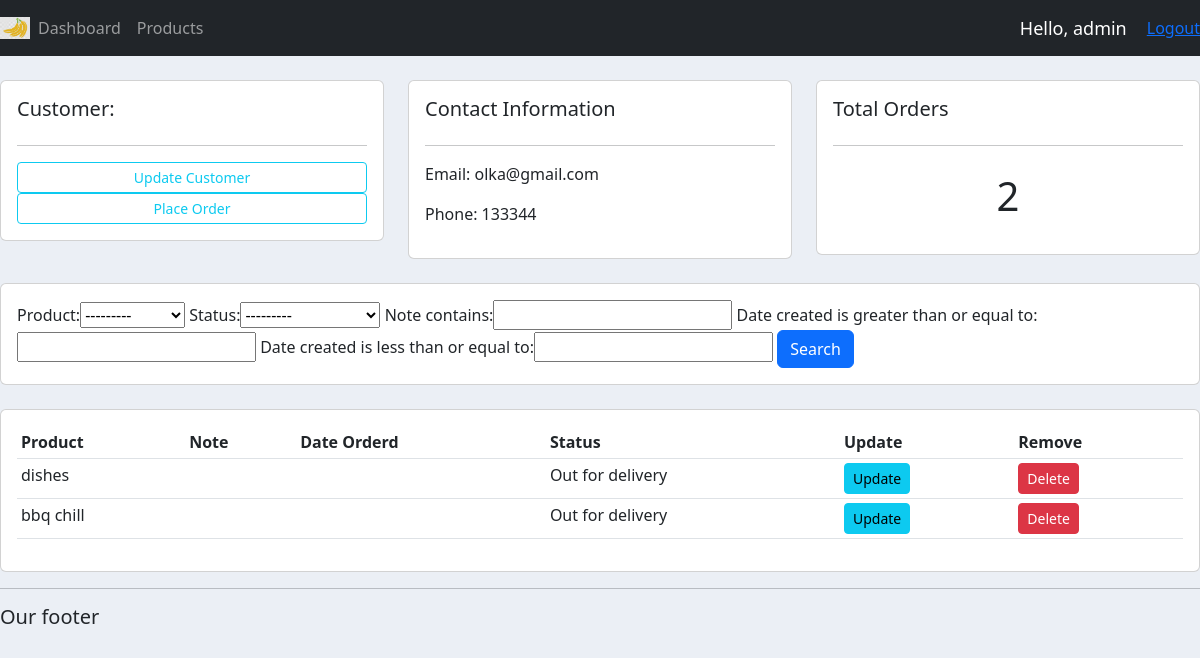
/customer/2 (signed in), run on the app's committed database.
### accounts/models.py (models this page shows, shortened)
class Customer(models.Model):
	name=models.CharField(max_length=200, null=True)
	phone=models.CharField(max_length=200,null=True)
	email=models.EmailField(max_length=200, null=True)
	date_created=models.DateTimeField(default=now)

class Order(models.Model):
	STATUS=(
		('Pending','Pending'),
		('Out for delivery', 'Out for delivery'),
		('Delivered','Delivered'),
		)
	customer=models.ForeignKey(Customer, null=True, on_delete=models.SET_NULL)
	product=models.ForeignKey(Product, null=True, on_delete=models.SET_NULL)
	date_created=models.DateTimeField(default=now, null=True)
	status=models.CharField(max_length=200, null=True, choices=STATUS)
	note=models.CharField(max_length=200, null=True)

class Product(models.Model):
	CATEGORY=(
		('Indoor','Indoor'),
		('Outdoor','Outdoor'),
		)
	name=models.CharField(max_length=200, null=True)
	price=models.FloatField(null=True)
	category=models.CharField(max_length=200, null=True, choices=CATEGORY)
	description=models.CharField(max_length=200, null=True, blank=True)
	date_created=models.DateTimeField(default=now,null=True)
	tags=models.ManyToManyField(Tag)
	def __str__(self):
		return self.name

### accounts/views.py (the view)
# urls.py: path('customer/<int:pk>', views.customer, name="customer"),
@login_required(login_url="login")
def customer(request,pk):
    customer=Customer.objects.get(id=pk)
    orders=customer.order_set.all()
    orders_count=orders.count()
    myFilter=OrderFilter(request.GET,queryset=orders)
    orders=myFilter.qs
    context={'customer':customer,'orders':orders,'orders_count':orders_count,'myFilter':myFilter}
    return render(request,'accounts/customer.html',context)

### accounts/templates/accounts/customer.html
{%  extends 'accounts/main.html' %}
{% block content %}
	<br>
<div class="row">
	<div class="col-md">
		<div class="card card-body">
			<h5>Customer:</h5>
			<hr>
			<a class="btn btn-outline-info  btn-sm btn-block" href="">Update Customer</a>
			<a class="btn btn-outline-info  btn-sm btn-block" href="{% url 'create_order' customer.id %}">Place Order</a>
		</div>
	</div>
	<div class="col-md">
		<div class="card card-body">
			<h5>Contact Information</h5>
			<hr>
			<p>Email: {{customer.email}}</p>
			<p>Phone: {{customer.phone}}</p>
		</div>
	</div>
	<div class="col-md">
		<div class="card card-body">
			<h5>Total Orders</h5>
			<hr>
			<h1 style="text-align: center;padding: 10px">{{orders.count}}</h1>
		</div>
	</div>
</div>
<br>
<div class="row">
	<div class="col">
		<div class="card card-body">
			<form method="get">
				{{myFilter.form}}
		    <button class="btn btn-primary" type="submit">Search</button>
		  </form>
		</div>
	</div>
</div>
<br>
<div class="row">
	<div class="col-md">
		<div class="card card-body">
			<table class="table table-sm">
				<tr>
					<th>Product</th>
					<th>Note</th>
					<th>Date Orderd</th>
					<th>Status</th>
					<th>Update</th>
					<th>Remove</th>
				</tr>
				    {% for order in orders %}
					<tr>
						<td>{{order.product}}</td>
						<td>{{order.product.note}}</td>
						<td>{{order.product.created}}</td>
						<td>{{order.status}}</td>
						<td><a class="btn btn-sm btn-info" href="{% url 'update_order' order.id %}">Update</a></td>
						<td><a class="btn btn-sm btn-danger" href="{% url 'delete_order' order.id %}">Delete</a></td>
				   </tr>
                  {% endfor %}
			</table>
		</div>
	</div>
</div>
{% endblock %}

### accounts/templates/accounts/navbar.html (shortened to what this page needs)
{% load static %}
<nav class="navbar navbar-expand-lg navbar-dark bg-dark">
 <img width="30px" src="{% static '/images/logo.png' %}">
  <div class="collapse navbar-collapse" id="navbarNav">
    <ul class="navbar-nav">
      {% if request.user.is_staff %}
      <li class="nav-item active">
        <a class="nav-link" href="{% url 'home' %}">Dashboard</a>
      </li>
      <li class="nav-item">
        <a class="nav-link" href="{% url 'products' %}">Products</a>
      </li>
      {% endif %}
    </ul>
  </div>
  <span class="hello-msg">Hello, {{request.user}}</span>
  <span><a href="{% url 'logout' %}">Logout</a></span>
</nav>

### static/css/main.css (style rules this page uses)
body { background-color: #ebeff5; }

### accounts/templates/accounts/navbar.html (style rules this page uses)
.hello-msg { font-size: 18px; color: #fff; margin-right: 20px; }

### data on the page
Customer: email "olka@gmail.com", phone "133344"
Order: product "dishes", status "Out for delivery"
Order: product "bbq chill", status "Out for delivery"

### other printed values
{{ request.user }} "admin"
{{ orders.count }} "2"
